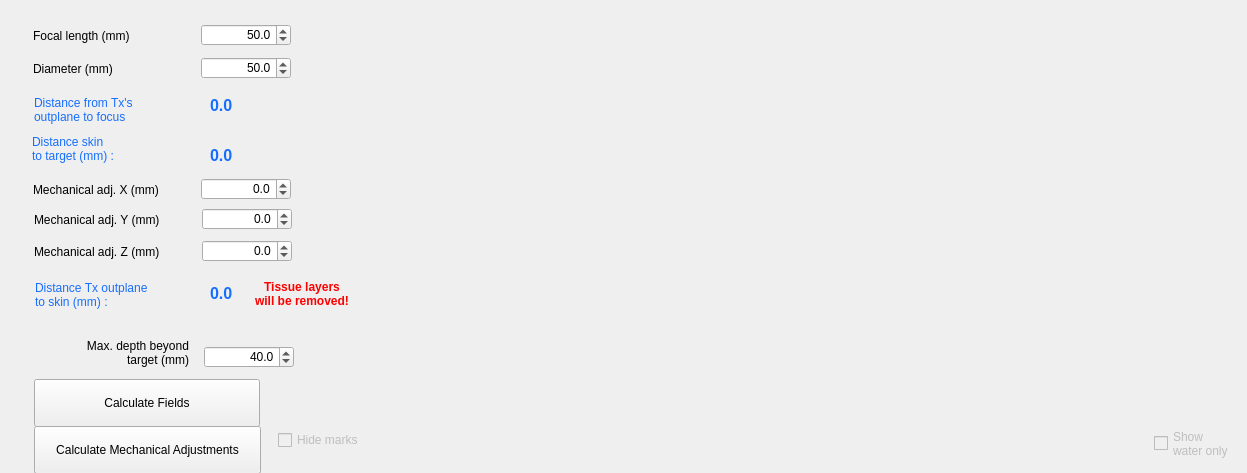
<?xml version="1.0" encoding="UTF-8"?>
<ui version="4.0">
 <class>Widget</class>
 <widget class="QWidget" name="Widget">
  <property name="geometry">
   <rect>
    <x>0</x>
    <y>0</y>
    <width>1247</width>
    <height>473</height>
   </rect>
  </property>
  <property name="windowTitle">
   <string>Widget</string>
  </property>
  <property name="styleSheet">
   <string notr="true"/>
  </property>
  <widget class="QLabel" name="label_20">
   <property name="geometry">
    <rect>
     <x>33</x>
     <y>180</y>
     <width>143</width>
     <height>20</height>
    </rect>
   </property>
   <property name="text">
    <string>Mechanical adj. X (mm)</string>
   </property>
  </widget>
  <widget class="QLabel" name="DistanceSkinLabel">
   <property name="geometry">
    <rect>
     <x>210</x>
     <y>140</y>
     <width>76</width>
     <height>31</height>
    </rect>
   </property>
   <property name="font">
    <font>
     <pointsize>12</pointsize>
     <bold>true</bold>
    </font>
   </property>
   <property name="styleSheet">
    <string notr="true">color:rgb(22, 110, 255)</string>
   </property>
   <property name="text">
    <string>0.0</string>
   </property>
   <property name="textInteractionFlags">
    <set>Qt::LinksAccessibleByMouse|Qt::TextSelectableByMouse</set>
   </property>
  </widget>
  <widget class="QLabel" name="label_21">
   <property name="geometry">
    <rect>
     <x>32</x>
     <y>130</y>
     <width>150</width>
     <height>38</height>
    </rect>
   </property>
   <property name="styleSheet">
    <string notr="true">color:rgb(22, 110, 255)</string>
   </property>
   <property name="text">
    <string>Distance skin
to target (mm) :</string>
   </property>
   <property name="indent">
    <number>0</number>
   </property>
  </widget>
  <widget class="QDoubleSpinBox" name="XMechanicSpinBox">
   <property name="geometry">
    <rect>
     <x>201</x>
     <y>178</y>
     <width>90</width>
     <height>22</height>
    </rect>
   </property>
   <property name="alignment">
    <set>Qt::AlignRight|Qt::AlignTrailing|Qt::AlignVCenter</set>
   </property>
   <property name="decimals">
    <number>1</number>
   </property>
   <property name="minimum">
    <double>-5.000000000000000</double>
   </property>
   <property name="maximum">
    <double>5.000000000000000</double>
   </property>
   <property name="singleStep">
    <double>0.100000000000000</double>
   </property>
   <property name="value">
    <double>0.000000000000000</double>
   </property>
  </widget>
  <widget class="QLabel" name="label_23">
   <property name="geometry">
    <rect>
     <x>34</x>
     <y>210</y>
     <width>143</width>
     <height>20</height>
    </rect>
   </property>
   <property name="text">
    <string>Mechanical adj. Y (mm)</string>
   </property>
  </widget>
  <widget class="QDoubleSpinBox" name="YMechanicSpinBox">
   <property name="geometry">
    <rect>
     <x>202</x>
     <y>208</y>
     <width>90</width>
     <height>22</height>
    </rect>
   </property>
   <property name="alignment">
    <set>Qt::AlignRight|Qt::AlignTrailing|Qt::AlignVCenter</set>
   </property>
   <property name="decimals">
    <number>1</number>
   </property>
   <property name="minimum">
    <double>-5.000000000000000</double>
   </property>
   <property name="maximum">
    <double>5.000000000000000</double>
   </property>
   <property name="singleStep">
    <double>0.100000000000000</double>
   </property>
   <property name="value">
    <double>0.000000000000000</double>
   </property>
  </widget>
  <widget class="QPushButton" name="CalculateAcField">
   <property name="geometry">
    <rect>
     <x>34</x>
     <y>379</y>
     <width>226</width>
     <height>48</height>
    </rect>
   </property>
   <property name="autoFillBackground">
    <bool>false</bool>
   </property>
   <property name="styleSheet">
    <string notr="true"/>
   </property>
   <property name="text">
    <string>Calculate Fields</string>
   </property>
  </widget>
  <widget class="QWidget" name="AcField_plot1" native="true">
   <property name="geometry">
    <rect>
     <x>343</x>
     <y>30</y>
     <width>868</width>
     <height>381</height>
    </rect>
   </property>
  </widget>
  <widget class="QDoubleSpinBox" name="ZMechanicSpinBox">
   <property name="geometry">
    <rect>
     <x>202</x>
     <y>240</y>
     <width>90</width>
     <height>22</height>
    </rect>
   </property>
   <property name="alignment">
    <set>Qt::AlignRight|Qt::AlignTrailing|Qt::AlignVCenter</set>
   </property>
   <property name="decimals">
    <number>1</number>
   </property>
   <property name="minimum">
    <double>-5.000000000000000</double>
   </property>
   <property name="maximum">
    <double>5.000000000000000</double>
   </property>
   <property name="singleStep">
    <double>0.100000000000000</double>
   </property>
   <property name="value">
    <double>0.000000000000000</double>
   </property>
  </widget>
  <widget class="QLabel" name="label_24">
   <property name="geometry">
    <rect>
     <x>34</x>
     <y>242</y>
     <width>143</width>
     <height>20</height>
    </rect>
   </property>
   <property name="text">
    <string>Mechanical adj. Z (mm)</string>
   </property>
  </widget>
  <widget class="QDoubleSpinBox" name="FocalLengthSpinBox">
   <property name="geometry">
    <rect>
     <x>201</x>
     <y>24</y>
     <width>90</width>
     <height>22</height>
    </rect>
   </property>
   <property name="alignment">
    <set>Qt::AlignRight|Qt::AlignTrailing|Qt::AlignVCenter</set>
   </property>
   <property name="decimals">
    <number>1</number>
   </property>
   <property name="minimum">
    <double>20.000000000000000</double>
   </property>
   <property name="maximum">
    <double>150.000000000000000</double>
   </property>
   <property name="singleStep">
    <double>0.100000000000000</double>
   </property>
   <property name="value">
    <double>50.000000000000000</double>
   </property>
  </widget>
  <widget class="QLabel" name="FocalLengthLabel">
   <property name="geometry">
    <rect>
     <x>33</x>
     <y>26</y>
     <width>143</width>
     <height>20</height>
    </rect>
   </property>
   <property name="text">
    <string>Focal length (mm)</string>
   </property>
  </widget>
  <widget class="QDoubleSpinBox" name="DiameterSpinBox">
   <property name="geometry">
    <rect>
     <x>201</x>
     <y>57</y>
     <width>90</width>
     <height>22</height>
    </rect>
   </property>
   <property name="alignment">
    <set>Qt::AlignRight|Qt::AlignTrailing|Qt::AlignVCenter</set>
   </property>
   <property name="decimals">
    <number>1</number>
   </property>
   <property name="minimum">
    <double>20.000000000000000</double>
   </property>
   <property name="maximum">
    <double>150.000000000000000</double>
   </property>
   <property name="singleStep">
    <double>0.100000000000000</double>
   </property>
   <property name="value">
    <double>50.000000000000000</double>
   </property>
  </widget>
  <widget class="QLabel" name="DiameterLabel">
   <property name="geometry">
    <rect>
     <x>33</x>
     <y>59</y>
     <width>143</width>
     <height>20</height>
    </rect>
   </property>
   <property name="text">
    <string>Diameter (mm)</string>
   </property>
  </widget>
  <widget class="QLabel" name="DistanceOutplaneLabel">
   <property name="geometry">
    <rect>
     <x>210</x>
     <y>90</y>
     <width>76</width>
     <height>31</height>
    </rect>
   </property>
   <property name="font">
    <font>
     <pointsize>12</pointsize>
     <bold>true</bold>
    </font>
   </property>
   <property name="styleSheet">
    <string notr="true">color:rgb(22, 110, 255)</string>
   </property>
   <property name="text">
    <string>0.0</string>
   </property>
   <property name="textInteractionFlags">
    <set>Qt::LinksAccessibleByMouse|Qt::TextSelectableByMouse</set>
   </property>
  </widget>
  <widget class="QLabel" name="label_26">
   <property name="geometry">
    <rect>
     <x>34</x>
     <y>84</y>
     <width>159</width>
     <height>51</height>
    </rect>
   </property>
   <property name="styleSheet">
    <string notr="true">color:rgb(22, 110, 255)</string>
   </property>
   <property name="text">
    <string>Distance from Tx's 
outplane to focus</string>
   </property>
   <property name="indent">
    <number>0</number>
   </property>
  </widget>
  <widget class="QLabel" name="DistanceTxToSkinLabel">
   <property name="geometry">
    <rect>
     <x>210</x>
     <y>278</y>
     <width>76</width>
     <height>31</height>
    </rect>
   </property>
   <property name="font">
    <font>
     <pointsize>12</pointsize>
     <bold>true</bold>
    </font>
   </property>
   <property name="styleSheet">
    <string notr="true">color:rgb(22, 110, 255)</string>
   </property>
   <property name="text">
    <string>0.0</string>
   </property>
   <property name="textInteractionFlags">
    <set>Qt::LinksAccessibleByMouse|Qt::TextSelectableByMouse</set>
   </property>
  </widget>
  <widget class="QLabel" name="label_27">
   <property name="geometry">
    <rect>
     <x>35</x>
     <y>279</y>
     <width>150</width>
     <height>31</height>
    </rect>
   </property>
   <property name="styleSheet">
    <string notr="true">color:rgb(22, 110, 255)</string>
   </property>
   <property name="text">
    <string>Distance Tx outplane 
to skin (mm) :</string>
   </property>
   <property name="indent">
    <number>0</number>
   </property>
  </widget>
  <widget class="QLabel" name="label_28">
   <property name="geometry">
    <rect>
     <x>36</x>
     <y>338</y>
     <width>153</width>
     <height>30</height>
    </rect>
   </property>
   <property name="text">
    <string>Max. depth beyond
target (mm)</string>
   </property>
   <property name="alignment">
    <set>Qt::AlignRight|Qt::AlignTrailing|Qt::AlignVCenter</set>
   </property>
  </widget>
  <widget class="QDoubleSpinBox" name="MaxDepthSpinBox">
   <property name="geometry">
    <rect>
     <x>204</x>
     <y>346</y>
     <width>90</width>
     <height>22</height>
    </rect>
   </property>
   <property name="alignment">
    <set>Qt::AlignRight|Qt::AlignTrailing|Qt::AlignVCenter</set>
   </property>
   <property name="decimals">
    <number>1</number>
   </property>
   <property name="minimum">
    <double>20.000000000000000</double>
   </property>
   <property name="maximum">
    <double>100.000000000000000</double>
   </property>
   <property name="singleStep">
    <double>1.000000000000000</double>
   </property>
   <property name="value">
    <double>40.000000000000000</double>
   </property>
  </widget>
  <widget class="QLabel" name="LabelTissueRemoved">
   <property name="geometry">
    <rect>
     <x>250</x>
     <y>279</y>
     <width>104</width>
     <height>30</height>
    </rect>
   </property>
   <property name="font">
    <font>
     <bold>true</bold>
    </font>
   </property>
   <property name="styleSheet">
    <string notr="true">color: red</string>
   </property>
   <property name="text">
    <string>Tissue layers
will be removed!</string>
   </property>
   <property name="alignment">
    <set>Qt::AlignCenter</set>
   </property>
  </widget>
  <widget class="QWidget" name="IsppaScrollBars" native="true">
   <property name="geometry">
    <rect>
     <x>405</x>
     <y>410</y>
     <width>722</width>
     <height>61</height>
    </rect>
   </property>
  </widget>
  <widget class="QCheckBox" name="ShowWaterResultscheckBox">
   <property name="enabled">
    <bool>false</bool>
   </property>
   <property name="geometry">
    <rect>
     <x>1154</x>
     <y>418</y>
     <width>81</width>
     <height>51</height>
    </rect>
   </property>
   <property name="text">
    <string>Show
water only</string>
   </property>
  </widget>
  <widget class="QCheckBox" name="HideMarkscheckBox">
   <property name="enabled">
    <bool>false</bool>
   </property>
   <property name="geometry">
    <rect>
     <x>278</x>
     <y>426</y>
     <width>94</width>
     <height>28</height>
    </rect>
   </property>
   <property name="text">
    <string>Hide marks</string>
   </property>
  </widget>
  <widget class="QPushButton" name="CalculateMechAdj">
   <property name="geometry">
    <rect>
     <x>34</x>
     <y>426</y>
     <width>227</width>
     <height>48</height>
    </rect>
   </property>
   <property name="autoFillBackground">
    <bool>false</bool>
   </property>
   <property name="styleSheet">
    <string notr="true"/>
   </property>
   <property name="text">
    <string>Calculate Mechanical Adjustments</string>
   </property>
  </widget>
 </widget>
 <tabstops>
  <tabstop>FocalLengthSpinBox</tabstop>
  <tabstop>DiameterSpinBox</tabstop>
  <tabstop>XMechanicSpinBox</tabstop>
  <tabstop>YMechanicSpinBox</tabstop>
  <tabstop>ZMechanicSpinBox</tabstop>
  <tabstop>MaxDepthSpinBox</tabstop>
  <tabstop>CalculateAcField</tabstop>
  <tabstop>HideMarkscheckBox</tabstop>
  <tabstop>ShowWaterResultscheckBox</tabstop>
 </tabstops>
 <resources/>
 <connections/>
</ui>
